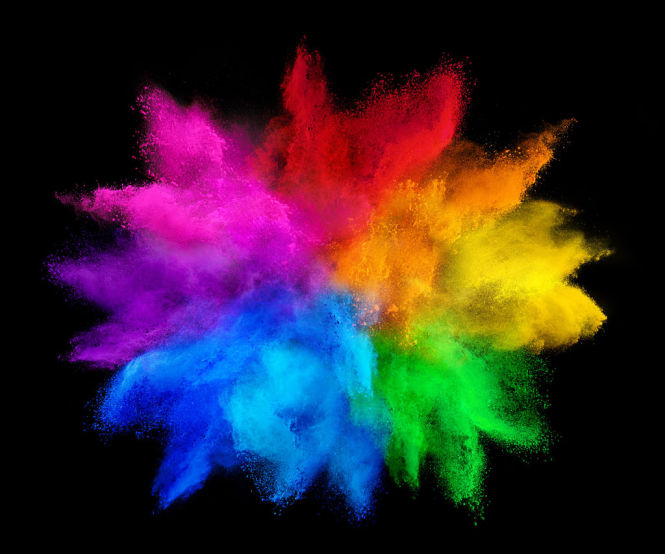
#> input picture 3401/image/shade.png, 665 x 554 px
$ python test_prepare_4.py   (older library calls are emulated)
#> lines starting #> are read from the running program, lines starting #| are printed output that depends on the picture; after the words box and inside, x2 and y2 are one past the last pixel; in counts of white or black regions, pixels touching at a corner belong together
#> further down, img is the input picture: shape (554, 665, 3); mean B, G, R 47.8, 38.9, 52.8
### 3401/assignment_3/image_process.py
import numpy as np
import cv2
import matplotlib.pyplot as plt
import math

def imread(img,color) :
    return cv2.imread(img,color)

# [4 lines left out: function powerGamma, not called in this run]

def calculate_hist(img) :
    return cv2.calcHist([img],[0],None,[256],[0,256])

# [4 lines left out: function show_hist, not called in this run]

def image_show(img) :
    cv2.imshow("xxxx",img)
    cv2.waitKey(0)
    cv2.destroyAllWindows()
    cv2.waitKey(1)
    return img

# [24 lines left out: functions sobel, equalization, log_transformation, not called in this run]

def init_transform() :
    return np.identity(3,dtype='float')

# [71 lines left out: functions matrix_translate, matrix_scaling, matrix_rotate, flip_horizontal_grayscale, img_transform, split_image and 2 more, not called in this run]

def float2int(x):
    if x - math.floor(x) >= 0.5:
        result = math.ceil(x)
    else:
        result = math.floor(x)
    return result

def intermean_method(img,round,reversed=False) :
    T = []
    hist = calculate_hist(img).flatten()
    st = 0
    en = 256
    T.append(int((st+en)*0.5))
    for i in range(round) :
        t = intermean(hist,T[-1],st,en)
        T.append(t)
        if reversed :
            en = t
        else :
            st = t
    return T[-1]

def intermean(hist,t,st,en) :
    prob = np.zeros_like(hist,dtype='float16')
    prob[st:en] = hist[st:en]/np.sum(hist[st:en])
    w0 = np.sum(prob[st:t+1]) + 0.00001
    w1 = (1-w0) + 0.00001
    u0 = np.sum(np.arange(st,t+1)*prob[st:t+1])/w0
    u1 = np.sum(np.arange(t+1,en)*prob[t+1:en])/w1
    if u0 == 0.0 :
        thr = u1
    elif u1 == 0.0 :
        thr = u0
    else :
        thr = (u1+u0)/2
    return float2int(thr)

def rgb2hsv(img) :
    b,g,r = cv2.split(img/255.)
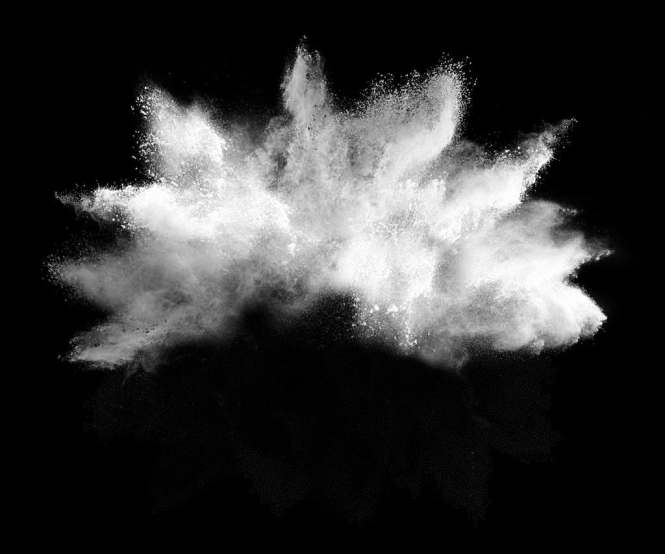
#> r: shape (554, 665) float64; min 0, max 1, mean 0.207
    c_max = np.maximum(np.maximum(r,g),b)
    c_min = np.minimum(np.minimum(r,g),b)
    delta = c_max - c_min
    h = np.zeros_like(r,dtype='float32')

    mask_delta = delta != 0
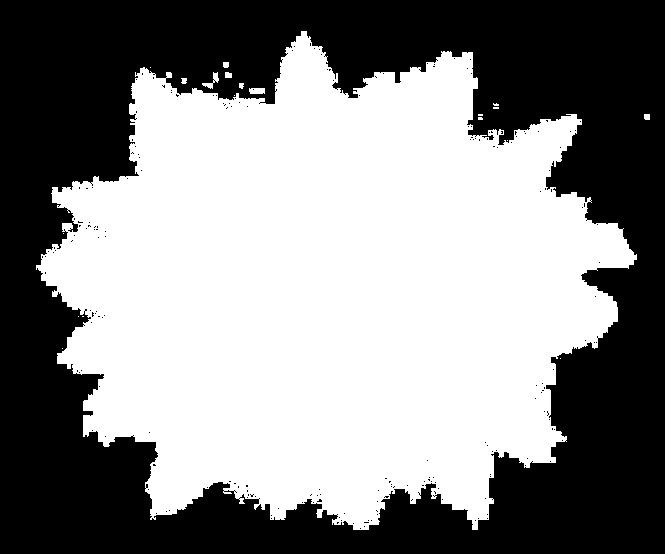
#> mask_delta: shape (554, 665) bool; 54% white; 207 black regions (206 under 20 px), largest, box (x1, y1, x2, y2) and area: (0, 0, 665, 554) 169097
    mask_r = mask_delta & (c_max == r)
#> mask_r: shape (554, 665) bool; 26.8% white; 703 white regions (686 under 20 px), largest, box (x1, y1, x2, y2) and area: (51, 31, 634, 361) 96216, (522, 451, 550, 463) 105, (250, 88, 265, 94) 85
    mask_g = mask_delta & (c_max == g)
#> mask_g: shape (554, 665) bool; 8% white; 1008 white regions (987 under 20 px), largest, box (x1, y1, x2, y2) and area: (351, 311, 556, 521) 25709, (592, 254, 637, 271) 156, (578, 197, 592, 231) 128
    mask_b = mask_delta & (c_max == b)
#> mask_b: shape (554, 665) bool; 19.9% white; 671 white regions (652 under 20 px), largest, box (x1, y1, x2, y2) and area: (40, 220, 397, 530) 71041, (560, 135, 572, 150) 55, (62, 223, 73, 232) 55

    h[mask_r] = 60 * (((g[mask_r] - b[mask_r]) / delta[mask_r]) % 6.0)
    h[mask_g] = 60 * (((b[mask_g] - r[mask_g]) / delta[mask_g]) + 2)
    h[mask_b] = 60 * (((r[mask_b] - g[mask_b]) / delta[mask_b]) + 4)
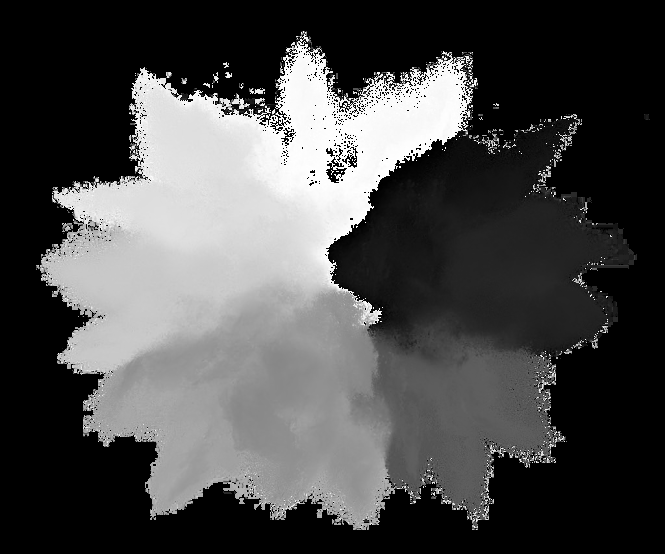
#> h: shape (554, 665) float32; min 0, max 359.7, mean 104.8; drawn with min black and max white

    s = np.zeros_like(h,dtype='float32')
    mask_v = c_max!=0
#> mask_v: shape (554, 665) bool; 55.8% white; 118 black regions (110 under 20 px), largest, box (x1, y1, x2, y2) and area: (0, 0, 665, 554) 162031, (208, 73, 249, 95) 293, (213, 57, 231, 74) 100
    s[mask_v] = delta[mask_v]/c_max[mask_v]
    v = c_max
    return np.stack([h,s,v],axis=2)
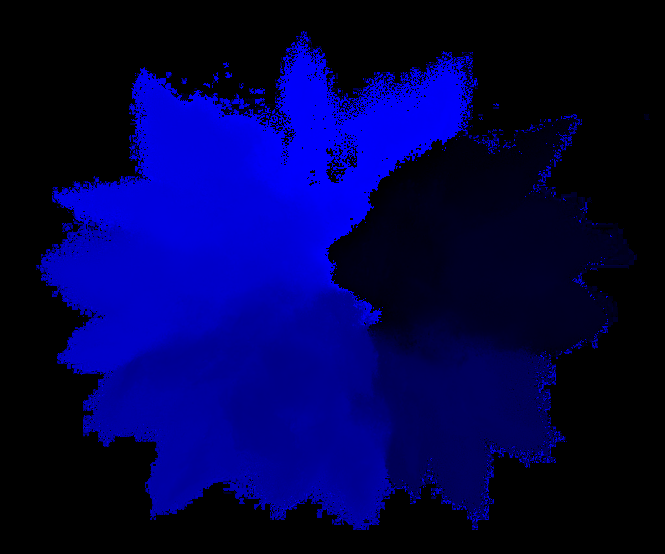
#> returned value: shape (554, 665, 3) float64; mean of channels 0, 1, 2 104.8, 0.5, 0.3; drawn with min black and max white

# [6 lines left out: function saturation_adjust, not called in this run]

def hsv2gray(img) :
    return cv2.cvtColor(cv2.cvtColor(img,cv2.COLOR_HSV2RGB),cv2.COLOR_RGB2GRAY)

# [39 lines left out: functions bgr2cmyk, cmyk2bgr, otsu, not called in this run]

### 3401/test_prepare_4.py
from assignment_3.image_process import *
import numpy as np
import cv2

img = cv2.imread('./image/shade.png',cv2.IMREAD_COLOR)

h,s,v = cv2.split(rgb2hsv(img))
mask_purple = (h > 240)
#> mask_purple: shape (554, 665) bool; 20.2% white; 940 white regions (914 under 20 px), largest, box (x1, y1, x2, y2) and area: (40, 32, 473, 375) 70551, (232, 94, 250, 109) 93, (232, 483, 247, 499) 67
v[mask_purple] = 0.0
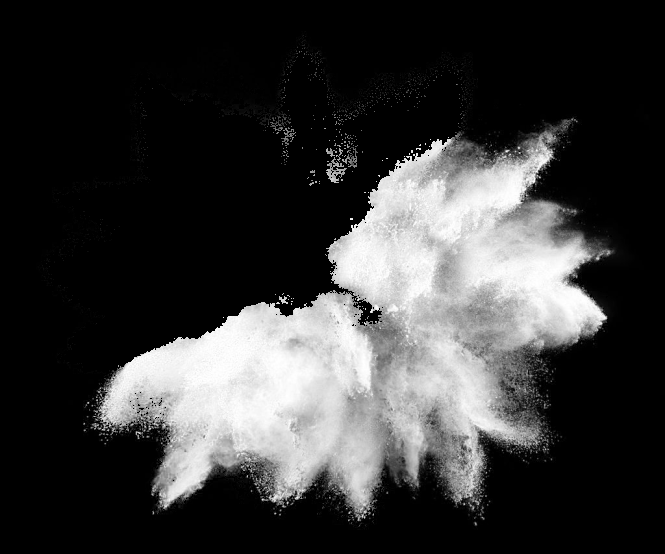
#> v: shape (554, 665) float64; min 0, max 1, mean 0.221

s_uint8 = (s * 255.).astype(np.uint8)
thr = intermean_method(s_uint8,1)
#> in intermean_method, `hist = calculate_hist(img).flatten()`: hist = 256 values, max 169432 at index 0, min 0 at index 1, mean 1439.1
#> the loop in intermean_method, `for i in range(round) :` made 1 pass
#> (t, st) on pass 1: (119, 119)
#> after the loop in intermean_method, `for i in range(round) :`: T = [128, 119]
#> thr = 119
mask_red_green = (h < 180) & (s_uint8 > thr)
#> mask_red_green: shape (554, 665) bool; 20.6% white; 1031 white regions (993 under 20 px), largest, box (x1, y1, x2, y2) and area: (326, 98, 637, 520) 70342, (243, 98, 291, 131) 403, (455, 52, 478, 96) 297
s[mask_red_green] = 0.0
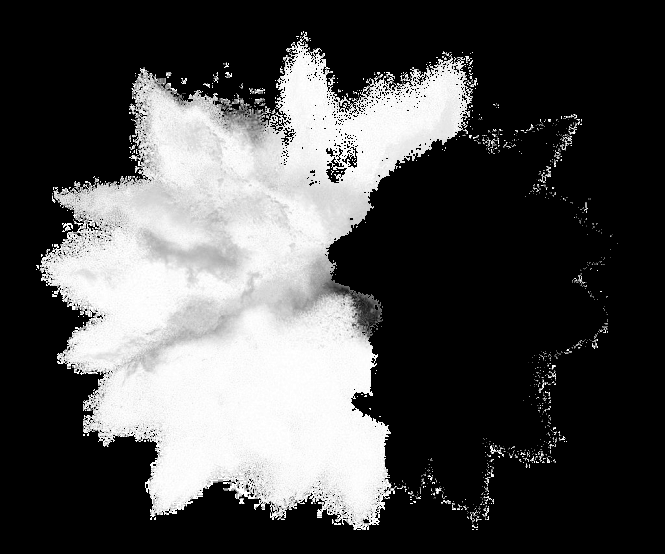
#> s: shape (554, 665) float64; min 0, max 1, mean 0.302
v[mask_red_green] = 0.0

out = (cv2.cvtColor(np.stack([h,s,v],axis=2).astype('float32'), cv2.COLOR_HSV2BGR)*255).astype('uint8')
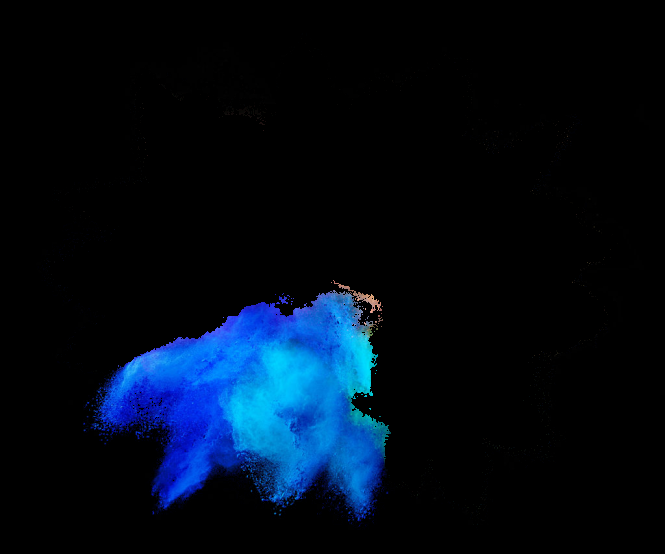
#> out: shape (554, 665, 3); mean B, G, R 24.1, 11.4, 1.1
image_show(out)
